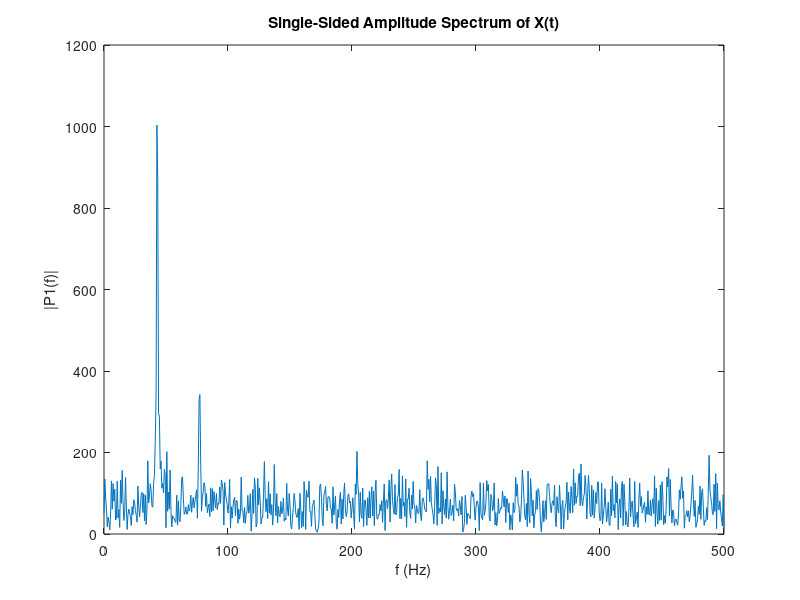

Write MATLAB code to recreate this figure.
%   Define a signal: amplitude = A, frequency = f
%       signal = A*cos(2*pi*f*t);
%   Run the fft for dimension of samples N
%       signal_fft = fft(signal, N);
%   The output of the FFT processing of a signal is a complex number a+j*b
%       Magnitude:
%           signal_fft = abs(signal_fft);
%   

clear all;
clc;

Fs = 1000;            % Sampling frequency                    
T = 1/Fs;             % Sampling period       
L = 1500;             % Length of signal
t = (0:L-1)*T;        % Time vector

% TODO: Form a signal containing a 77 Hz sinusoid of amplitude 0.7 and a 43Hz 
% sinusoid of amplitude 2.
A1 = 0.7
f1 = 77

S1 = A1*cos(2*pi*f1*t);

A2 = 2.0
f2 = 43

S2 = A2*cos(2*pi*f2*t);

S = S1 + S2;

% Corrupt the signal with noise 
X = S + 2*randn(size(t));

% Plot the noisy signal in the time domain. It is difficult to identify the frequency components by looking at the signal X(t). 
plot(1000*t(1:50) ,X(1:50))
title('Signal Corrupted with Zero-Mean Random Noise')
xlabel('t (milliseconds)')
ylabel('X(t)')

% TODO : Compute the Fourier transform of the signal. 

signal_fft = fft(X);
signal_fft_Mag = abs(signal_fft);
N = length(signal_fft_Mag);
P1 = signal_fft_Mag;

% TODO : Compute the two-sided spectrum P2. Then compute the single-sided spectrum P1 based on P2 and the even-valued signal length L.


% Plotting
f = Fs*(0:(L/2))/L;
plot(f,P1(1:length(f))) 
title('Single-Sided Amplitude Spectrum of X(t)')
xlabel('f (Hz)')
ylabel('|P1(f)|')